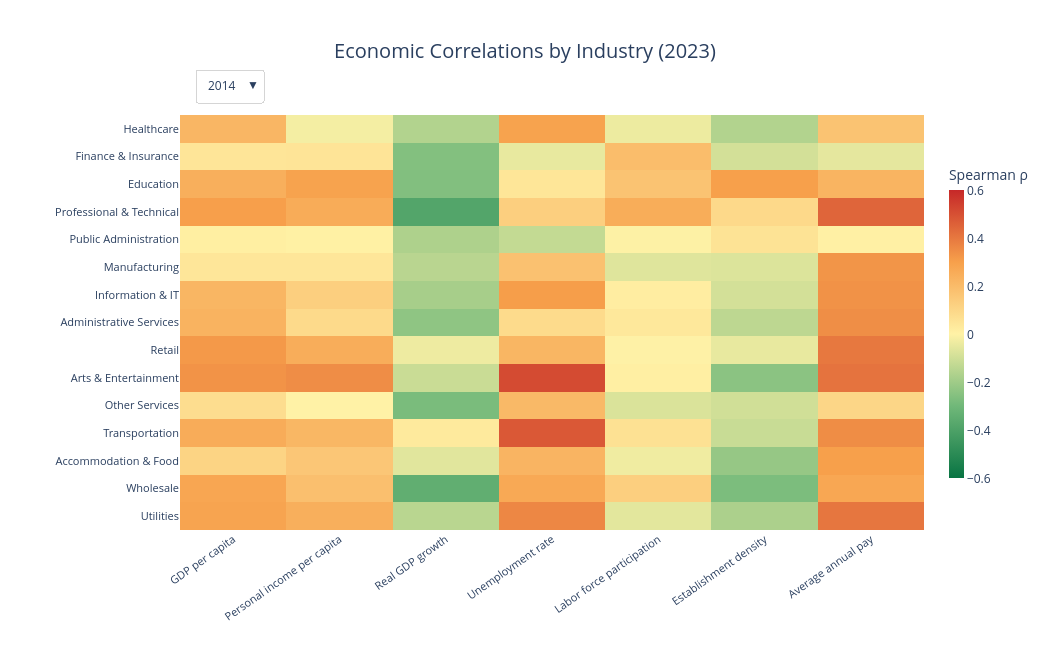

The cell this chart's notebook holds for it:
### Code cell
# Compact interactive sector correlation heatmap

years = sorted(corr_long["year"].unique())

def get_matrix(year):
    return (
        corr_long.loc[corr_long["year"] == year]
        .pivot(index="industry_short", columns="factor", values="spearman_r")
        .reindex(index=industry_order, columns=factor_order)
    )

initial_year = 2023
initial_matrix = get_matrix(initial_year)

colorscale = [
    [0.00, "#087443"],
    [0.25, "#70B879"],
    [0.50, "#FFF2A6"],
    [0.75, "#F7A04B"],
    [1.00, "#C62828"]
]

fig = go.Figure(
    go.Heatmap(
        z=initial_matrix.values,
        x=factor_order,
        y=industry_order,
        colorscale=colorscale,
        zmin=-0.6,
        zmax=0.6,
        zmid=0,
        colorbar=dict(
            title="Spearman ρ",
            thickness=15,
            len=0.8
        ),
        hovertemplate=(
            "Industry: %{y}<br>"
            "Factor: %{x}<br>"
            "Spearman ρ: %{z:.3f}"
            "<extra></extra>"
        )
    )
)

buttons = [
    dict(
        label=str(year),
        method="update",
        args=[
            {"z": [get_matrix(year).values]},
            {"title.text": f"Economic Correlations by Industry ({year})"}
        ]
    )
    for year in years
]

fig.update_layout(
    title=dict(
        text=f"Economic Correlations by Industry ({initial_year})",
        x=0.5,
        font=dict(size=20)
    ),
    width=1050,
    height=650,
    margin=dict(l=180, r=80, t=115, b=120),
    template="plotly_white",
    xaxis=dict(
        tickangle=-35,
        tickfont=dict(size=11),
        side="bottom"
    ),
    yaxis=dict(
        autorange="reversed",
        tickfont=dict(size=11)
    ),
    updatemenus=[
        dict(
            type="dropdown",
            buttons=buttons,
            direction="down",
            x=0.02,
            y=1.11,
            xanchor="left",
            yanchor="top",
            showactive=True,
            bgcolor="white",
            bordercolor="#D5D5D5",
            font=dict(size=12)
        )
    ]
)

fig.write_html(
    INTERACTIVE_DIR / "05_20_sector_correlations_interactive.html",
    include_plotlyjs=True
)

fig.show()
